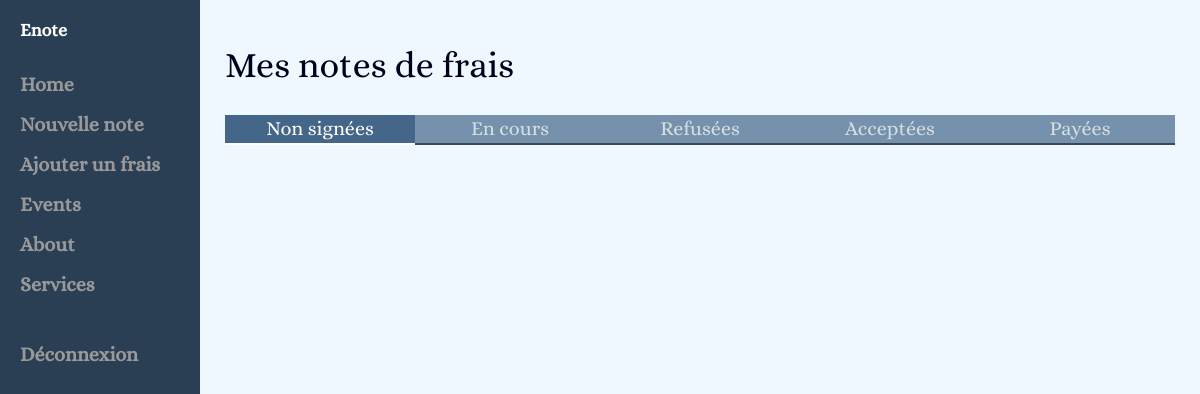
Page / (signed in) on the earlier database version.
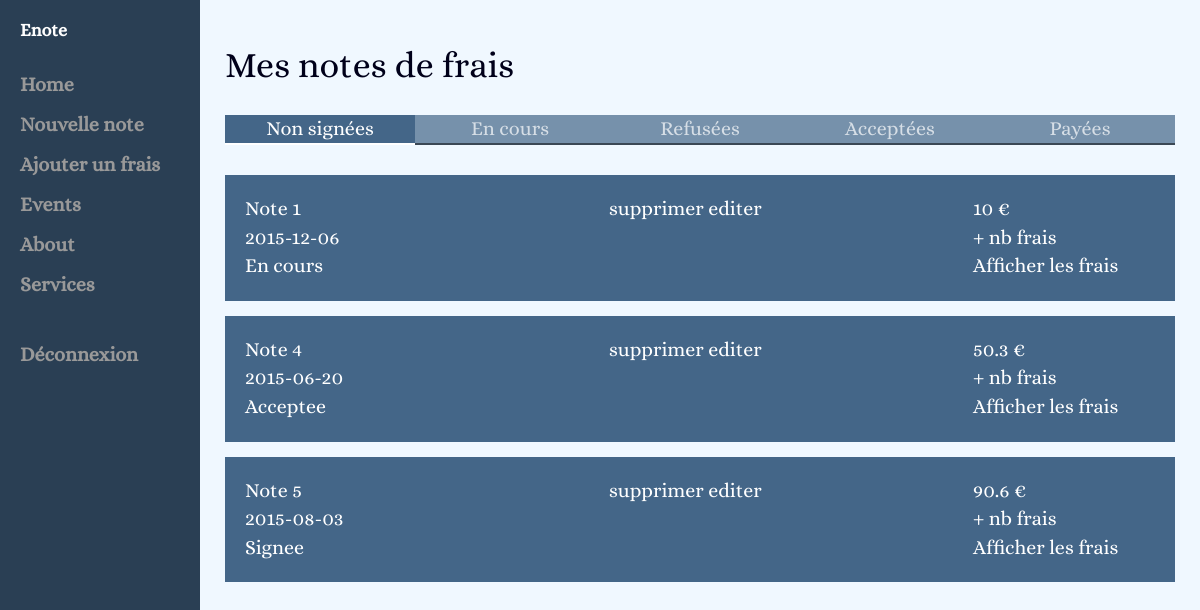
Same page on the later database version.
### tables this page shows
CREATE TABLE IF NOT EXISTS `note_frais` (
  `id` int(11) NOT NULL AUTO_INCREMENT,
  `name` varchar(255) NOT NULL,
  `total` float NOT NULL,
  `date` date NOT NULL,
  `user_id` int(11) NOT NULL,
  `statut_id` int(11) NOT NULL,
  PRIMARY KEY (`id`),
  KEY `categorie_id` (`statut_id`),
  KEY `user_id` (`user_id`)
);

CREATE TABLE IF NOT EXISTS `statut_note` (
  `id` int(11) NOT NULL AUTO_INCREMENT,
  `name` varchar(15) NOT NULL,
  PRIMARY KEY (`id`)
);

### class/Security.php (called while the page is built, shortened)
<?php
class Security {
    public function logged(){
        if (isset($_SESSION['user'])) {
            return true;
        } else {
            return false;
        }
    }
}

### class/User.php (called while the page is built, shortened)
<?php
include_once 'Note.php';
class User {
    private $id;
    public function getNotes($bdd) {
        $note = new Note();
        $listNotes = $note->getNotesByUser($bdd, $this->id);
        return $listNotes;
    }
}

### class/Note.php (called while the page is built, shortened)
<?php
class Note {
    public function getNotesByUser($bdd, $uid) {
        $listNotes = $bdd->prepare("SELECT * FROM note_frais WHERE user_id = :uId");
        $listNotes->execute(array(
            ":uId"  =>  $uid
        ));
        return $listNotes->fetchAll();
    }
}

### class/Statut.php (called while the page is built, shortened)
<?php
class Statut {
    private $id;
    public function setId($value)
    {
        $this->id = $value;
    }
    public function getStatutById($bdd) {
        $statut = $bdd->prepare("SELECT * FROM statut_note WHERE id = :sId");
        $statut->execute(array(
            ":sId"      =>  $this->id
        ));
        return $statut->fetch();
    }
}

### views/include/accueil.php (the view)
<div id="accueil">
	<h1>Mes notes de frais</h1>
	<div class="list-container">
		<ul class="list-statut">
			<li class="active">Non signées</li>
			<li>En cours</li>
			<li>Refusées</li>
			<li>Acceptées</li>
			<li>Payées</li>
		</ul>
		<ul class="list-note">
			<?php
				foreach ($notes as $note) {
			?>
				<li class="statut-<?php echo $note['statut_id']; ?>">
					<div class="infos-note">
						<span><?php echo $note['name']; ?></span><br/>
						<span><?php echo $note['date']; ?></span><br/>
                                                <span>
                                                    <?php
                                                        $statut = new Statut();
                                                        $statut->setId($note['id']);
                                                        $stat = $statut->getStatutById($bdd);
                                                        echo $stat['name'];
                                                    ?>
                                                </span><br/>
					</div>
					<div class="actions-note">
						<span>supprimer</span>
						<span>editer</span>
					</div>
					<div class="total">
						<?php echo $note['total']; ?> €<br/>
						+ nb frais<br/>
						Afficher les frais
					</div>
				</li>
			<?php
				}
			?>
		</ul>
	</div>
</div>

### index.php (shortened to what this page needs)
<?php
	include_once 'function/bdd.php';
        include_once "/class/Security.php";
        include_once '/class/User.php';
        $basePath = "http://" . $_SERVER["SERVER_NAME"] . "/enote/";
        $secu = new Security();
	if(isset($_GET['page']) && !empty($_GET['page']) && preg_match("/^[a-zA-Z0-9-]+$/i",$_GET['page'])){
		$p = htmlspecialchars(htmlentities($_GET['page']));
		if(file_exists('controller/' . $p . 'Controller.php')){
			include_once 'views/global/header.php';
			include_once 'controller/' . $p . 'Controller.php';
			include_once 'views/global/footer.php';
		}else{
			include_once 'views/global/header.php';
			include_once 'views/include/404.php';
			include_once 'views/global/footer.php';
		}
	}else{
		include_once 'views/global/header.php';
		include_once 'controller/accueilController.php';
		include_once 'views/global/footer.php';
	}
?>

### views/global/header.php (shortened to what this page needs)
<!DOCTYPE html>
<html>
    <head>
        <link href="<?php echo $basePath ?>vendor/bootstrap-3.3.6-dist/css/bootstrap.min.css" rel="stylesheet">
        <link rel="stylesheet" type="text/css" href="<?php echo $basePath ?>css/app.css">
    </head>
    <body>
        <header>
           <div id="sidebar-wrapper">
            <ul class="sidebar-nav">
                <li class="sidebar-brand">
                    <a href="<?php echo $basePath; ?>">Enote</a>
                </li>
                <li>
                    <a href="<?php echo $basePath; ?>">Home</a>
                </li>
                <li>
                    <a href="<?php echo $basePath; ?>/?page=note">Nouvelle note</a>
                </li>
                <li>
                    <a href="<?php echo $basePath; ?>/?page=frais">Ajouter un frais</a>
                </li>
                <li>
                    <a href="#">Events</a>
                </li>
                <li>
                    <a href="#">About</a>
                </li>
                <li>
                    <a href="#">Services</a>
                </li>
                <li>
                    <?php
                        if($secu->logged())
                        {
                            ?>
                <li class="deco">
                    <a href="?page=deconnexion">Déconnexion<span class="sr-only">(current)</span></a>
                </li>
                        <?php
                        }
                        ?>
                </li>
            </ul>
        </div>
        </header>
        <section class ="section">

### controller/accueilController.php
<?php
include_once "/class/Note.php";
include_once "/class/Statut.php";
include_once "/class/User.php";
if (isset($_SESSION['user']) && !empty($_SESSION['user']))
{
        $user = unserialize($_SESSION['user']);
	$notes = $user->getNotes($bdd);
    include_once "/views/include/accueil.php";
}
else
{
    header("Location: http://localhost/enote/?page=connexion");
}

### views/global/footer.php (shortened to what this page needs)
        </section>
    </body>
</html>

### css/styles.css (style rules this page uses)
body { background: aliceblue; color: #00001a; font-size: 20px; font-family: Alice; margin-left: 200px; }
header { font-weight: bold; }
.section { margin: 0 auto 25px auto; padding: 25px; }
.deco { margin-top: 30px; }
#sidebar-wrapper { z-index: 1000; position: absolute; left: 200px; width: 0; height: 100%; margin-left: -200px; overflow-y: auto; background: #2A3F54; }
.sidebar-nav { position: absolute; top: 0; width: 200px; margin: 0; padding: 0; list-style: none; height: 100%; }
.sidebar-nav li { text-indent: 20px; line-height: 40px; }
.sidebar-nav li a { display: block; text-decoration: none; color: #999999; }
.sidebar-nav > .sidebar-brand { height: 65px; font-size: 18px; line-height: 60px; }
.sidebar-nav > .sidebar-brand a { color: #999999; }
@media (min-width:768px) { #sidebar-wrapper { width: 200px; } }
#accueil .list-statut { margin: 30px 0; padding: 0; font-size: 0; background-color: rgba(68, 102, 136, 0.70); color: rgba(255, 255, 255, 0.70); }
#accueil .list-statut li { display: inline-block; cursor: pointer; width: 20%; font-size: 20px; text-align: center; border-bottom: 2px solid rgba(0, 0, 0, 0.50); }
#accueil .list-statut li.active { background-color: #446688; border-bottom: 2px solid white; color: white; }
#accueil .list-note { margin: 0; padding: 0; color: white; }
#accueil .list-note li { list-style-type: none; min-height: 100px; margin: 15px 0; padding: 20px; background-color: #446688; font-size: 0; }
#accueil .list-note li div { display: inline-block; vertical-align: top; font-size: 20px; }
#accueil .list-note .infos-note { width: 40%; }
#accueil .list-note .actions-note { width: 40%; }
#accueil .list-note .total { width: 20%; }

Differences in the rows shown:
added note_frais: name "Note 1", date "2015-12-06", statut.name "En cours", total "10"
added note_frais: name "Note 4", date "2015-06-20", statut_note.name "Acceptee", total "50.3"
added note_frais: name "Note 5", date "2015-08-03", statut_note.name "Signee", total "90.6"
